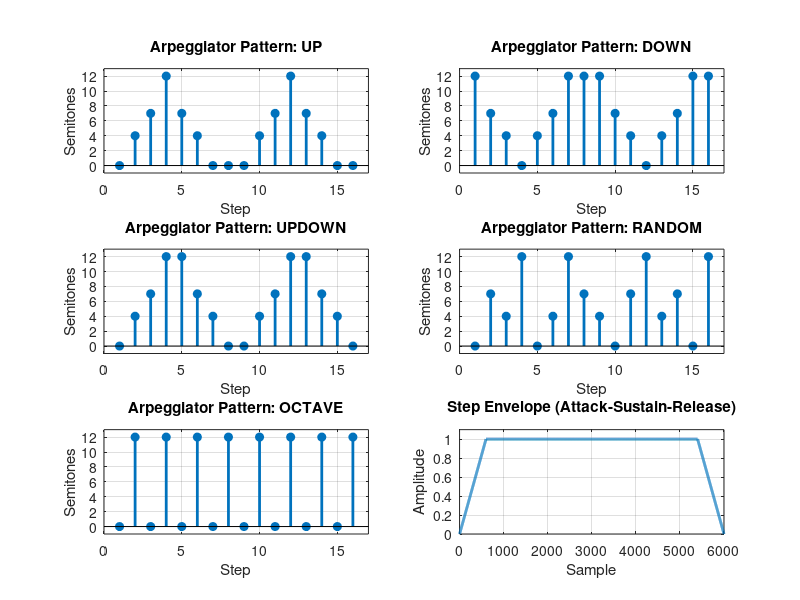

The MATLAB source for this figure:
clear all
close all
clc

pkg load signal
output_precision(16)

% Script generates arpeggiator pattern coefficients for audio multieffect
% An arpeggiator creates rhythmic patterns by cycling through notes in a chord

fs = 48000; % Sample rate
bpm = 120;  % Beats per minute
pattern_length = 16; % Number of steps in the pattern

% Calculate samples per step
beat_duration = 60 / bpm; % Duration of one beat in seconds
step_duration = beat_duration / 4; % 16th note duration
samples_per_step = round(step_duration * fs);

% Define arpeggiator patterns (0 = off, 1-12 = semitone intervals)
% Pattern 1: Up (major triad)
pattern_up = [0, 4, 7, 12, 7, 4, 0, 0, 0, 4, 7, 12, 7, 4, 0, 0];

% Pattern 2: Down (major triad)
pattern_down = [12, 7, 4, 0, 4, 7, 12, 12, 12, 7, 4, 0, 4, 7, 12, 12];

% Pattern 3: Up-Down (major triad)
pattern_updown = [0, 4, 7, 12, 12, 7, 4, 0, 0, 4, 7, 12, 12, 7, 4, 0];

% Pattern 4: Random (major triad)
pattern_random = [0, 7, 4, 12, 0, 4, 12, 7, 4, 0, 7, 12, 4, 7, 0, 12];

% Pattern 5: Octave (root note only)
pattern_octave = [0, 12, 0, 12, 0, 12, 0, 12, 0, 12, 0, 12, 0, 12, 0, 12];

% Generate pitch shift ratios for each semitone (equal temperament)
% ratio = 2^(semitones/12)
semitone_ratios = zeros(1, 13);
for i = 0:12
    semitone_ratios(i+1) = 2^(i/12);
end

% Display pattern information
printf('/* Arpeggiator Pattern Generator */\n');
printf('/* Sample Rate: %d Hz */\n', fs);
printf('/* BPM: %d */\n', bpm);
printf('/* Samples per step: %d */\n', samples_per_step);
printf('/* Pattern length: %d steps */\n\n', pattern_length);

% Generate C++ array for samples per step
printf('static constexpr uint32_t arp_samples_per_step = %d;\n\n', samples_per_step);

% Generate C++ array for pattern length
printf('static constexpr uint32_t arp_pattern_length = %d;\n\n', pattern_length);

% Generate C++ arrays for each pattern
patterns = {pattern_up, pattern_down, pattern_updown, pattern_random, pattern_octave};
pattern_names = {'up', 'down', 'updown', 'random', 'octave'};

for p = 1:length(patterns)
    pattern = patterns{p};
    name = pattern_names{p};
    
    printf('/* Pattern: %s */\n', name);
    printf('static constexpr std::array<uint8_t, %d> arp_pattern_%s\n{\n    ', pattern_length, name);
    
    for i = 1:pattern_length-1
        printf('%d, ', pattern(i));
    end
    printf('%d\n};\n\n', pattern(pattern_length));
end

% Generate C++ array for semitone pitch ratios
printf('/* Pitch shift ratios for semitones 0-12 (equal temperament) */\n');
printf('static constexpr std::array<float, 13> arp_semitone_ratios\n{\n    ');

for i = 1:12
    printf('%.16f, ', semitone_ratios(i));
end
printf('%.16f\n};\n\n', semitone_ratios(13));

% Visualize patterns
figure('Position', [100, 100, 1200, 800]);

for p = 1:length(patterns)
    subplot(3, 2, p);
    pattern = patterns{p};
    name = pattern_names{p};
    
    stem(1:pattern_length, pattern, 'filled', 'LineWidth', 2);
    grid on;
    title(['Arpeggiator Pattern: ' upper(name)]);
    xlabel('Step');
    ylabel('Semitones');
    ylim([-1, 13]);
    xlim([0, pattern_length+1]);
end

% Generate envelope shape for smooth transitions
envelope_samples = round(samples_per_step * 0.1); % 10% of step duration for attack/release
attack = linspace(0, 1, envelope_samples)';
release = linspace(1, 0, envelope_samples)';
sustain = ones(samples_per_step - 2*envelope_samples, 1);
envelope = [attack; sustain; release];

% Plot envelope
subplot(3, 2, 6);
plot(envelope, 'LineWidth', 2);
grid on;
title('Step Envelope (Attack-Sustain-Release)');
xlabel('Sample');
ylabel('Amplitude');
ylim([0, 1.1]);

% Generate C++ array for envelope
printf('/* Envelope for smooth step transitions */\n');
printf('static constexpr uint32_t arp_envelope_length = %d;\n', length(envelope));
printf('static constexpr std::array<float, %d> arp_envelope\n{\n', length(envelope));

cols = 6;
rows = ceil(length(envelope) / cols);
i = 1;
while rows > 0
    c = cols;
    if length(envelope) - i + 1 < c
        c = length(envelope) - i + 1;
    end
    rows = rows - 1;
    printf('    ');
    while c > 1
        printf('%.16f, ', envelope(i));
        c = c - 1;
        i = i + 1;
    end
    if i <= length(envelope)
        if i == length(envelope)
            printf('%.16f\n', envelope(i));
        else
            printf('%.16f,\n', envelope(i));
        end
        i = i + 1;
    end
end
printf('};\n\n');

printf('/* Usage Notes:\n');
printf(' * 1. Select a pattern (up, down, updown, random, octave)\n');
printf(' * 2. For each step, multiply input signal by semitone_ratios[pattern[step]]\n');
printf(' * 3. Apply envelope to smooth transitions between steps\n');
printf(' * 4. Advance to next step every arp_samples_per_step samples\n');
printf(' * 5. Loop back to step 0 after reaching arp_pattern_length\n');
printf(' */\n');